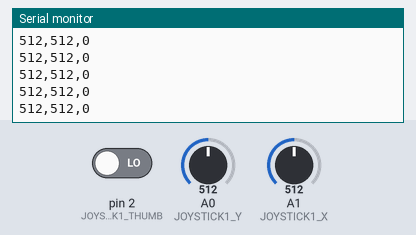
The sketch below on a simulated Arduino Uno, built with avr-gcc and run on an emulated ATmega328P. Parts: the last lines printed to the serial monitor. The test bench sets the inputs (shaded band); at power-on: A0 (JOYSTICK1_Y) = 512, A1 (JOYSTICK1_X) = 512, pin 2 (JOYSTICK1_THUMB) LOW.

Above: at 1.2 s.
1.3 s: A0 (JOYSTICK1_Y) set to 716
At 2.2 s:
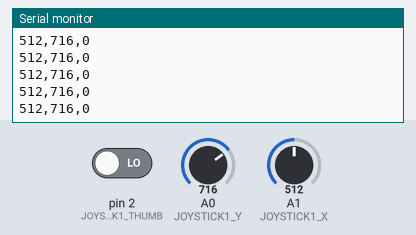
2.8 s: A1 (JOYSTICK1_X) set to 716
At 3.3 s:
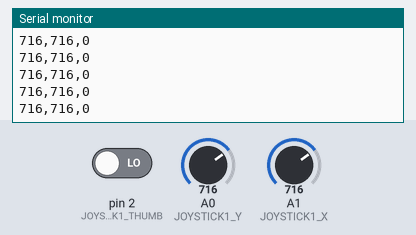
4.3 s: pin 2 (JOYSTICK1_THUMB) driven HIGH
At 4.8 s:
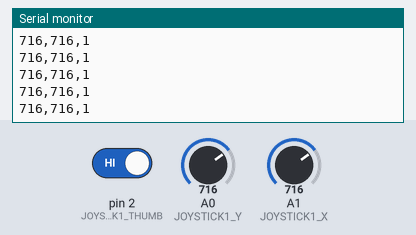
5.8 s: A0 (JOYSTICK1_Y) set to 900
At 6.5 s:
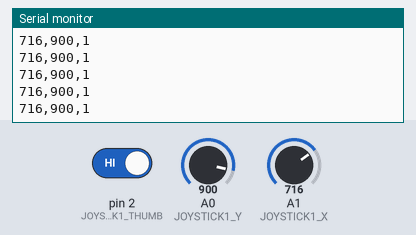
7.3 s: A1 (JOYSTICK1_X) set to 900
At 7.9 s:
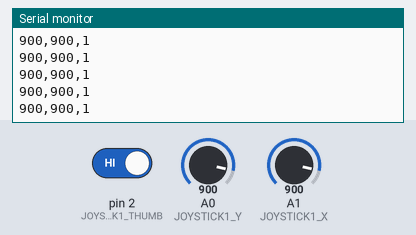
8.8 s: pin 2 (JOYSTICK1_THUMB) driven LOW
At 9.3 s:
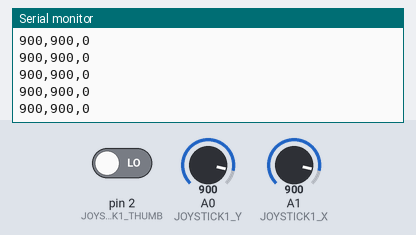
Timing chart, 0 to 11.3 s (numbered marks = the images above; inputs shaded):
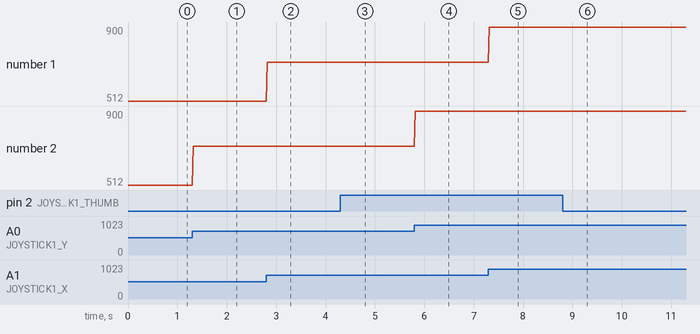

Measured:
- after the input at 1.3 s, the serial monitor: prints a new line at once (image 1)
- after the input at 2.8 s, the serial monitor: prints a new line at once (image 2)
- after the input at 4.3 s, the serial monitor: prints a new line at once (image 3)
- after the input at 5.8 s, the serial monitor: prints a new line at once (image 4)
- after the input at 7.3 s, the serial monitor: prints a new line at once (image 5)
- after the input at 8.8 s, the serial monitor: prints a new line at once (image 6)
- plotted number 2: 512 → 716 after the input at 1.3 s, 716 → 900 after the input at 5.8 s

The sketch:

JoystickArduinoToUnity.ino
```cpp
#define JOYSTICK1_X A1
#define JOYSTICK1_Y A0
#define JOYSTICK1_THUMB 2

float serialValueX = 0.0;
float serialValueY = 0.0;
int serialButtonValue = 0;


void setup() {
  // put your setup code here, to run once:

Serial.begin(115200);

  pinMode(JOYSTICK1_THUMB, INPUT);
}

void loop() {
  // put your main code here, to run repeatedly:
  Serial.flush();
  int joystick1X = analogRead(JOYSTICK1_X);
  int joystick1Y = analogRead(JOYSTICK1_Y);
  int joystick1_thumb = digitalRead(JOYSTICK1_THUMB);


  Serial.print(joystick1X);
  Serial.print(",");
  Serial.print(joystick1Y);
  Serial.print(",");
  Serial.print(joystick1_thumb);
  Serial.println();

  delay(16);

}
```
